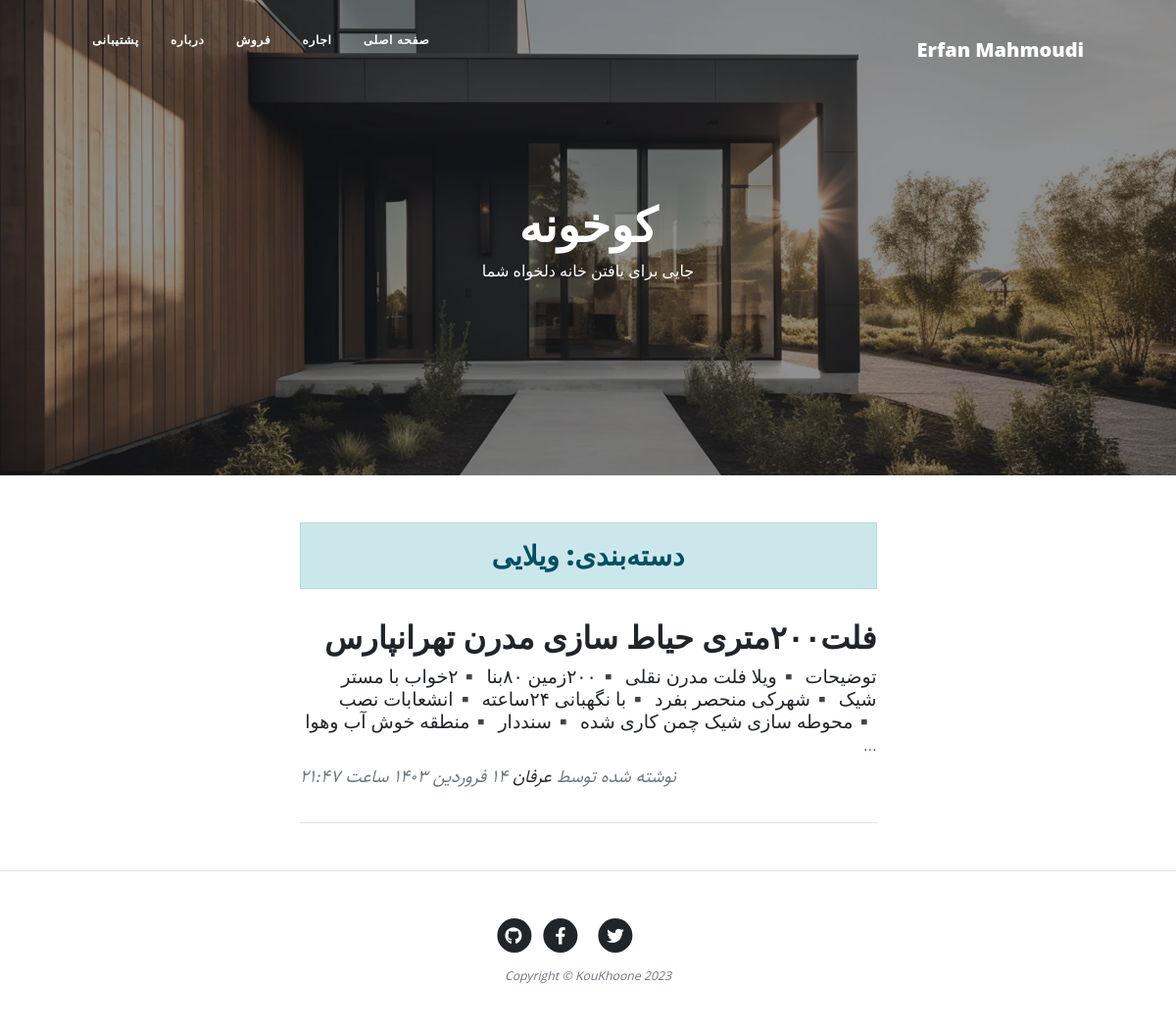
The page /category/vilaee on the database its author committed.
### blog/models.py (models this page shows, shortened)
class category(models.Model):
    parent = models.ForeignKey('self', default = None, null = True, blank = True, on_delete = models.SET_NULL, related_name = 'children', verbose_name = "زیردسته")
    title = models.CharField(max_length= 200, verbose_name = "عنوان دسته‌بندی")
    slug = models.SlugField (max_length = 100, unique=True, verbose_name = "آدرس دسته‌بندی")
    status = models.BooleanField(default = True, verbose_name = "آیا نمایش داده شود؟")
    position = models.IntegerField(verbose_name = "پوزیشن")
    class Meta(object):
        verbose_name = "دسته‌بندی"
        verbose_name_plural = "دسته‌بندی ها"
        ordering = ['parent__id','position']
    objects = CategoryManager()

class Article(models.Model):
    STATUS_CHOICES = (
    ('d', 'پیش نویس'),
    ('p', 'منتشر شده'),
    )
    title = models.CharField(max_length= 200, verbose_name = "عنوان مقاله")
    slug = models.SlugField (max_length = 100, unique=True, verbose_name = "آدرس مقاله")
    author = models.ForeignKey(User, on_delete = models.CASCADE)
    category = models.ManyToManyField(category, verbose_name = "دسته‌بندی", related_name = "articles")
    description = models.TextField (verbose_name = "محتوا")
    thumbnail = models.ImageField (upload_to="images", verbose_name = " تصویر")
    publish = models.DateTimeField (default = timezone.now, verbose_name = "زمان انتشار")
    created = models.DateTimeField (auto_now_add = True, verbose_name = "زمان ساخت")
    updated = models.DateTimeField (auto_now = True)
    status = models.CharField (max_length = 1, choices = STATUS_CHOICES, verbose_name = "وضعیت")
    class Meta(object):
        verbose_name = "مقاله"
        verbose_name_plural = "مقاله ها"
    def jpublish(self):
        return jalali_convertor(self.publish)
    jpublish.short_description = "زمان انتشار"
    def category_published(self):
        return self.category.filter(status = True)
    objects = ArticleManager()

### blog/views.py (the view)
def category(request, slug, page=1):
    category = get_object_or_404 (categ, slug=slug, status = True)
    articles_list = category.articles.published()
    paginator = Paginator(articles_list, 4)  # Show 25 contacts per page.
    articles = paginator.get_page(page)
    context = {
        "category" : category,
        "articles" : articles,
    }
    return render (request, "blog/category.html", context)

### blog/models.py (called while the page is built)
    def published (self):
        return self.filter(status = 'p')

    def active (self):
        return self.filter(status = True)

### blog/templatetags/base_tags.py (called while the page is built)
@register.simple_tag
def name():
    return "Erfan Mahmoudi"

@register.inclusion_tag("blog/partials/category_navbar.html")
def category_navbar():
    return {
            "category" : category.objects.filter(status=True)
    }

### extentions/jalali.py (called while the page is built)
    def persian_tuple(self):
        return self.persian_year, self.persian_month, self.persian_day

### extentions/utils.py (called while the page is built)
def persian_numbers_convertor(mystr):
    numbers = {
    "0" : "۰",
    "1" : "۱",
    "2" : "۲",
    "3" : "۳",
    "4" : "۴",
    "5" : "۵",
    "6" : "۶",
    "7" : "۷",
    "8" : "۸",
    "9" : "۹",
    }
    for e,p in numbers.items():
        mystr = mystr.replace(e, p)
    return mystr

def jalali_convertor(time):
    time = timezone.localtime(time)
    jmonths = ["فروردین","اردیبهشت","خرداد","تیر","مرداد","شهریور","مهر","آبان","آذر","دی","بهمن","اسفند"]
    time_to_str = "{},{},{}".format(time.year, time.month, time.day)
    time_to_tuple = jalali.Gregorian(time_to_str).persian_tuple()
    time_to_list = list (time_to_tuple)
    for index, month in enumerate(jmonths):
        if time_to_list[1] == index + 1:
            time_to_list[1] = month
            break
    output = "{} {} {} ساعت {}:{}".format(
    time_to_list[2],
    time_to_list[1],
    time_to_list[0],
    time.hour,
    time.minute,
    )
    return persian_numbers_convertor(output)

### blog/templates/blog/category.html (shortened to what this page needs)
{%extends 'blog/base.html'%}
{% load static %}
{% block main %}
<header class="masthead" style="background-image: url('{% static "blog/assets/img/Jewkes-Design_Black-Modern-House.jpg" %}')">
    <div class="container position-relative px-4 px-lg-5">
        <div class="row gx-4 gx-lg-5 justify-content-center">
            <div class="col-md-10 col-lg-8 col-xl-7">
                <div class="site-heading">
                    <h1>کوخونه</h1>
                    <span class="subheading">جایی برای یافتن خانه دلخواه شما</span>
                </div>
            </div>
        </div>
    </div>
</header>
<div class="container px-4 px-lg-5">
    <div class="row gx-4 gx-lg-5 justify-content-center">
        <div class="col-md-10 col-lg-8 col-xl-7">
          <h3 class = "alert alert-primary text-center">دسته‌بندی: {{category.title}}</h3>
            {% for article in articles%}
            <div class="post-preview">
                <a href="{% url 'blog:detail' article.slug %}">
                    <h2 class="post-title">{{article.title}}</h2>
                    <h3 class="post-subtitle">{{article.description|truncatewords:30}}</h3>
                </a>
                <p class="post-meta">
                    نوشته شده توسط
                    <a href="#!">عرفان</a>
                    {{article.jpublish}}
                </p>
            </div>
            <hr class="my-4" />
            {% endfor %}
        </div>
    </div>
</div>
{% endblock %}

### blog/templates/blog/partials/category_navbar.html (shortened to what this page needs)
<div class="collapse navbar-collapse nav" id="navbarResponsive">
    <ul class="navbar-nav ms-auto py-4 py-lg-0">
        <li class="nav-item">
          <a class="nav-link px-lg-3 py-3 py-lg-4" href="{% url 'blog:home' %}">صفحه اصلی</a>
        </li>
        {% for cat in category %}
          {% if cat.parent == None %}
            <li class="nav-item">
              <a class="nav-link px-lg-3 py-3 py-lg-4" href="{% url 'blog:category' cat.slug %}">{{cat.title}}</a>
            </li>
          {% endif %}
        {% endfor %}
        <li class="nav-item"><a class="nav-link px-lg-3 py-3 py-lg-4" href="{% url 'blog:about' %}">درباره</a></li>
        <li class="nav-item"><a class="nav-link px-lg-3 py-3 py-lg-4" href="{% url 'blog:contact' %}">پشتیبانی</a></li>
    </ul>
</div>

### blog/static/blog/css/rtl.css (style rules this page uses)
body { font-family: "Sahel"; direction: rtl; text-align: right; font-size: 14px; }
.navbar-nav { margin-left: initial !important; margin-right: auto; }
.post-meta { text-align: left; }
header.masthead .site-heading h1 { font-size: 3rem !important; }
header.masthead .page-heading .subheading, header.masthead .site-heading .subheading { font-size: 1rem !important; }
.post-title { font-size: 32px !important; }
.post-subtitle { font-size: 19px !important; }
.nav ul { padding-right: : 0; }
.nav ul li { border-bottom: none; height: 86px; line-height: :86px; font-size: 14px; display: inline-block; float: left; margin: 0 auto; }
.nav ul li a { text-decoration: none; color: #000000; display: block; transition: .3s background-color; padding:0 24px; }
.nav a { bordor-bottom:none; }

### rows shown on the page
category: title "اجاره"
category: title "فروش"
category: title "ویلایی"
Article: title "فلت۲۰۰متری حیاط سازی مدرن تهرانپارس", description "توضیحات ‌▪️ویلا فلت مدرن نقلی ▪️۲۰۰زمین ۸۰بنا ▪️۲خواب با مستر شیک ▪️شهرکی منحصر بفرد ▪️با نگهبانی ۲۴ساعته ▪️انشعابات نصب ▪️محوطه سازی شیک چمن کاری شده ▪️سنددار ▪️منطقه خوش آب وهوا …", jpublish "۱۴ فروردین ۱۴۰۳ ساعت ۲۱:۴۷"
